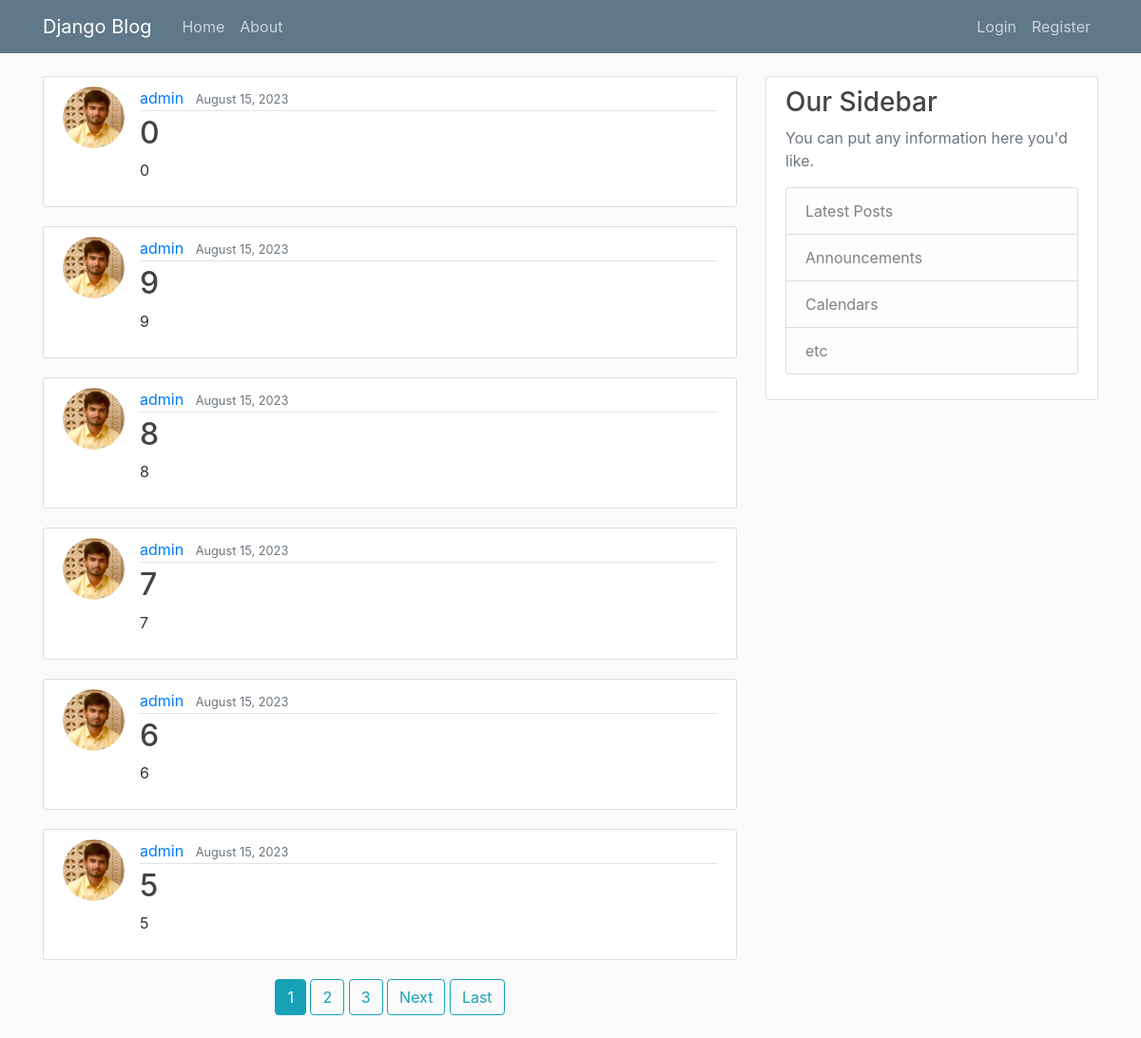
Before: / with the older database file.
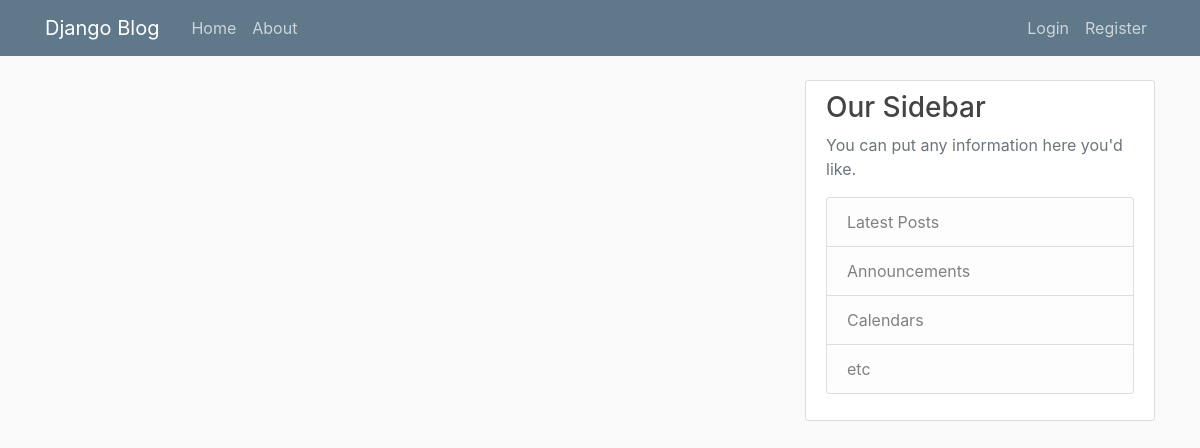
After: the same page with the newer database file.
### blog/models.py (models this page shows, shortened)
class Post(models.Model):
    title = models.CharField(max_length=100)
    content = models.TextField()
    date_posted = models.DateTimeField(default=timezone.now)
    author = models.ForeignKey(User, on_delete=models.CASCADE)

### users/models.py (models this page shows, shortened)
class Profile(models.Model):
    user = models.OneToOneField(User, on_delete=models.CASCADE)
    image = models.ImageField(default='default.jpg', upload_to='profile_pics')

### blog/views.py (the view)
# urls.py: path('', PostListView.as_view(), name='blog-home'),
class PostListView(ListView):
    model = Post
    template_name = 'blog/home.html'
    context_object_name = 'posts'
    ordering = ['-date_posted']
    paginate_by = 6

### blog/templates/blog/home.html (shortened to what this page needs)
{% extends 'blog/base.html' %}
{% block content %}
    {% for post in posts %}
        <article class="media content-section">
          <img class="rounded-circle article-img" src="{{ post.author.profile.image.url }}">
          <div class="media-body">
            <div class="article-metadata">
              <a class="mr-2" href="{% url 'user-posts' post.author.username %}">{{ post.author }}</a>
              <small class="text-muted">{{ post.date_posted|date:'F d, Y' }}</small>
            </div>
            <h2><a class="article-title" href="{% url 'post-detail' post.id %}">{{ post.title }}</a></h2>
            <p class="article-content">{{ post.content }}</p>
          </div>
        </article>
    {% endfor %}
    <div class="text-center">
        {% if is_paginated %}
            {% for num in page_obj.paginator.page_range %}
                {% if page_obj.number == num %}
                    <a class="btn btn-info mb-4" href="?page={{ num }}">{{ num }}</a>
                {% elif num > page_obj.number|add:'-3' and num < page_obj.number|add:'3' %}
                    <a class="btn btn-outline-info mb-4" href="?page={{ num }}">{{ num }}</a>
                {% endif %}
            {% endfor %}
            {% if page_obj.has_next %}
                <a class="btn btn-outline-info mb-4" href="?page={{ page_obj.next_page_number }}">Next</a>
                <a class="btn btn-outline-info mb-4" href="?page={{ page_obj.paginator.num_pages }}">Last</a>
            {% endif %}
        {% endif %}
    </div>
{% endblock content %}

Changed rows visible on the page:
removed Post: author.profile.image (picture), author "admin", date_posted "August 15, 2023", title "0", content "0"
removed Post: author.profile.image (picture), author "admin", date_posted "August 15, 2023", title "9", content "9"
removed Post: author.profile.image (picture), author "admin", date_posted "August 15, 2023", title "8", content "8"
removed Post: author.profile.image (picture), author "admin", date_posted "August 15, 2023", title "7", content "7"
removed Post: author.profile.image (picture), author "admin", date_posted "August 15, 2023", title "6", content "6"
removed Post: author.profile.image (picture), author "admin", date_posted "August 15, 2023", title "5", content "5"
Other visible differences:
list line gone: "1"
list line gone: "2"
list line gone: "3"
text no longer shown: "Next Last"
